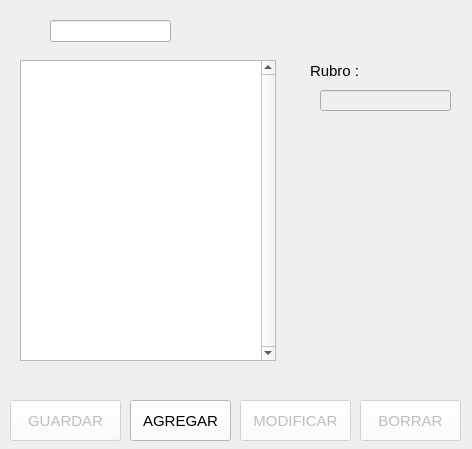
<?xml version="1.0" encoding="UTF-8"?>
<ui version="4.0">
 <class>Dialog</class>
 <widget class="QDialog" name="Dialog">
  <property name="geometry">
   <rect>
    <x>0</x>
    <y>0</y>
    <width>472</width>
    <height>449</height>
   </rect>
  </property>
  <property name="windowTitle">
   <string>Dialog</string>
  </property>
  <widget class="QPushButton" name="btnBorrar_r">
   <property name="enabled">
    <bool>false</bool>
   </property>
   <property name="geometry">
    <rect>
     <x>360</x>
     <y>400</y>
     <width>101</width>
     <height>41</height>
    </rect>
   </property>
   <property name="font">
    <font>
     <family>Segoe UI</family>
     <pointsize>11</pointsize>
     <weight>50</weight>
     <italic>false</italic>
     <bold>false</bold>
    </font>
   </property>
   <property name="styleSheet">
    <string notr="true">background-color: rgb(255, 255, 255);</string>
   </property>
   <property name="text">
    <string>BORRAR</string>
   </property>
   <property name="icon">
    <iconset>
     <normaloff>../Img/borrar.png</normaloff>../Img/borrar.png</iconset>
   </property>
   <property name="iconSize">
    <size>
     <width>20</width>
     <height>20</height>
    </size>
   </property>
  </widget>
  <widget class="QPushButton" name="btnAgregar_r">
   <property name="geometry">
    <rect>
     <x>130</x>
     <y>400</y>
     <width>101</width>
     <height>41</height>
    </rect>
   </property>
   <property name="font">
    <font>
     <family>Segoe UI</family>
     <pointsize>11</pointsize>
     <weight>50</weight>
     <italic>false</italic>
     <bold>false</bold>
    </font>
   </property>
   <property name="styleSheet">
    <string notr="true">background-color: rgb(255, 255, 255);</string>
   </property>
   <property name="text">
    <string>AGREGAR</string>
   </property>
   <property name="icon">
    <iconset>
     <normaloff>../Img/agregar.png</normaloff>../Img/agregar.png</iconset>
   </property>
   <property name="iconSize">
    <size>
     <width>20</width>
     <height>20</height>
    </size>
   </property>
  </widget>
  <widget class="QPushButton" name="btnGuardar_r">
   <property name="enabled">
    <bool>false</bool>
   </property>
   <property name="geometry">
    <rect>
     <x>10</x>
     <y>400</y>
     <width>111</width>
     <height>41</height>
    </rect>
   </property>
   <property name="font">
    <font>
     <family>Segoe UI</family>
     <pointsize>11</pointsize>
     <weight>50</weight>
     <italic>false</italic>
     <bold>false</bold>
    </font>
   </property>
   <property name="styleSheet">
    <string notr="true">background-color: rgb(255, 255, 255);</string>
   </property>
   <property name="text">
    <string>GUARDAR</string>
   </property>
   <property name="icon">
    <iconset>
     <normaloff>../Img/guardar.png</normaloff>../Img/guardar.png</iconset>
   </property>
   <property name="iconSize">
    <size>
     <width>20</width>
     <height>20</height>
    </size>
   </property>
  </widget>
  <widget class="QPushButton" name="btnModificar_r">
   <property name="enabled">
    <bool>false</bool>
   </property>
   <property name="geometry">
    <rect>
     <x>240</x>
     <y>400</y>
     <width>111</width>
     <height>41</height>
    </rect>
   </property>
   <property name="font">
    <font>
     <family>Segoe UI</family>
     <pointsize>11</pointsize>
     <weight>50</weight>
     <italic>false</italic>
     <bold>false</bold>
    </font>
   </property>
   <property name="styleSheet">
    <string notr="true">background-color: rgb(255, 255, 255);</string>
   </property>
   <property name="text">
    <string>MODIFICAR</string>
   </property>
   <property name="icon">
    <iconset>
     <normaloff>../Img/actualizar.png</normaloff>../Img/actualizar.png</iconset>
   </property>
   <property name="iconSize">
    <size>
     <width>20</width>
     <height>20</height>
    </size>
   </property>
  </widget>
  <widget class="QLineEdit" name="txtFilterRubros_r">
   <property name="geometry">
    <rect>
     <x>50</x>
     <y>20</y>
     <width>121</width>
     <height>22</height>
    </rect>
   </property>
   <property name="styleSheet">
    <string notr="true">font: 9pt &quot;MS Shell Dlg 2&quot;;</string>
   </property>
  </widget>
  <widget class="QLabel" name="label_5">
   <property name="geometry">
    <rect>
     <x>310</x>
     <y>60</y>
     <width>71</width>
     <height>21</height>
    </rect>
   </property>
   <property name="font">
    <font>
     <family>Segoe UI</family>
     <pointsize>11</pointsize>
     <weight>50</weight>
     <italic>false</italic>
     <bold>false</bold>
    </font>
   </property>
   <property name="text">
    <string>Rubro :</string>
   </property>
  </widget>
  <widget class="QTableView" name="tvRubros_r">
   <property name="geometry">
    <rect>
     <x>20</x>
     <y>60</y>
     <width>256</width>
     <height>301</height>
    </rect>
   </property>
   <property name="verticalScrollBarPolicy">
    <enum>Qt::ScrollBarAlwaysOn</enum>
   </property>
   <property name="horizontalScrollBarPolicy">
    <enum>Qt::ScrollBarAlwaysOff</enum>
   </property>
   <attribute name="verticalHeaderVisible">
    <bool>false</bool>
   </attribute>
   <attribute name="verticalHeaderHighlightSections">
    <bool>false</bool>
   </attribute>
  </widget>
  <widget class="QLineEdit" name="txtDescripcion_r">
   <property name="enabled">
    <bool>false</bool>
   </property>
   <property name="geometry">
    <rect>
     <x>320</x>
     <y>90</y>
     <width>131</width>
     <height>21</height>
    </rect>
   </property>
   <property name="styleSheet">
    <string notr="true">font: 9pt &quot;MS Shell Dlg 2&quot;;</string>
   </property>
  </widget>
  <widget class="QLabel" name="label_4">
   <property name="geometry">
    <rect>
     <x>30</x>
     <y>20</y>
     <width>21</width>
     <height>16</height>
    </rect>
   </property>
   <property name="font">
    <font>
     <family>Segoe UI</family>
     <pointsize>11</pointsize>
     <weight>50</weight>
     <italic>false</italic>
     <bold>false</bold>
    </font>
   </property>
   <property name="text">
    <string>&lt;html&gt;
&lt;head/&gt;
&lt;body&gt;
&lt;IMG SRC=&quot;../Img/buscar.png&quot; width=&quot;16&quot; height=&quot;16&quot;&gt;
&lt;/body&gt;
&lt;/html&gt;</string>
   </property>
  </widget>
 </widget>
 <resources/>
 <connections/>
</ui>
